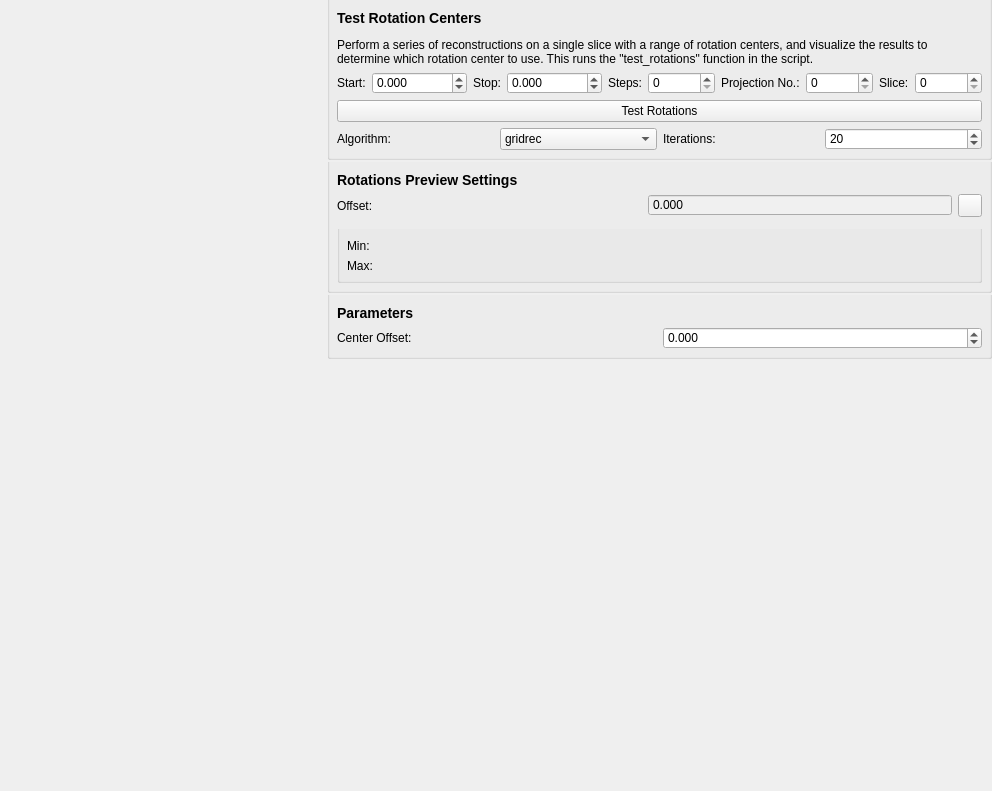
<?xml version="1.0" encoding="UTF-8"?>
<ui version="4.0">
 <class>ShiftRotationCenterWidget</class>
 <widget class="QWidget" name="ShiftRotationCenterWidget">
  <property name="geometry">
   <rect>
    <x>0</x>
    <y>0</y>
    <width>992</width>
    <height>791</height>
   </rect>
  </property>
  <property name="windowTitle">
   <string>Form</string>
  </property>
  <layout class="QVBoxLayout" name="verticalLayout">
   <property name="spacing">
    <number>2</number>
   </property>
   <property name="leftMargin">
    <number>0</number>
   </property>
   <property name="topMargin">
    <number>0</number>
   </property>
   <property name="rightMargin">
    <number>0</number>
   </property>
   <property name="bottomMargin">
    <number>0</number>
   </property>
   <item>
    <layout class="QHBoxLayout" name="mainHLayout">
     <item>
      <layout class="QVBoxLayout" name="leftLayout">
       <item>
        <widget class="tomviz::QVTKGLWidget" name="projectionView" native="true">
         <property name="sizePolicy">
          <sizepolicy hsizetype="Preferred" vsizetype="Preferred">
           <horstretch>1</horstretch>
           <verstretch>2</verstretch>
          </sizepolicy>
         </property>
         <property name="minimumSize">
          <size>
           <width>300</width>
           <height>300</height>
          </size>
         </property>
        </widget>
       </item>
       <item>
        <widget class="tomviz::QVTKGLWidget" name="sliceView" native="true">
         <property name="sizePolicy">
          <sizepolicy hsizetype="Preferred" vsizetype="Preferred">
           <horstretch>1</horstretch>
           <verstretch>1</verstretch>
          </sizepolicy>
         </property>
         <property name="minimumSize">
          <size>
           <width>300</width>
           <height>300</height>
          </size>
         </property>
        </widget>
       </item>
      </layout>
     </item>
     <item>
      <layout class="QVBoxLayout" name="verticalLayout_3">
       <property name="spacing">
        <number>2</number>
       </property>
       <property name="leftMargin">
        <number>0</number>
       </property>
       <item>
        <widget class="QGroupBox" name="testRotationCentersGroup">
         <property name="styleSheet">
          <string notr="true">QGroupBox{padding-top:20px; margin-top:-20px}</string>
         </property>
         <property name="title">
          <string/>
         </property>
         <layout class="QGridLayout" name="gridLayout_3">
          <item row="3" column="0">
           <widget class="QPushButton" name="testRotations">
            <property name="text">
             <string>Test Rotations</string>
            </property>
           </widget>
          </item>
          <item row="1" column="0">
           <widget class="QLabel" name="testRotationCentersLabel">
            <property name="minimumSize">
             <size>
              <width>450</width>
              <height>0</height>
             </size>
            </property>
            <property name="text">
             <string>&lt;html&gt;&lt;head/&gt;&lt;body&gt;&lt;h3 style=&quot; margin-top:14px; margin-bottom:12px; margin-left:0px; margin-right:0px; -qt-block-indent:0; text-indent:0px;&quot;&gt;&lt;span style=&quot; font-size:large; font-weight:600;&quot;&gt;Test Rotation Centers&lt;/span&gt;&lt;/h3&gt;&lt;p&gt;Perform a series of reconstructions on a single slice with a range of rotation centers, and visualize the results to determine which rotation center to use. This runs the &amp;quot;test_rotations&amp;quot; function in the script.&lt;/p&gt;&lt;/body&gt;&lt;/html&gt;</string>
            </property>
            <property name="wordWrap">
             <bool>true</bool>
            </property>
           </widget>
          </item>
          <item row="2" column="0">
           <layout class="QHBoxLayout" name="horizontalLayout">
            <item>
             <widget class="QLabel" name="startLabel">
              <property name="text">
               <string>Start:</string>
              </property>
              <property name="buddy">
               <cstring>start</cstring>
              </property>
             </widget>
            </item>
            <item>
             <widget class="QDoubleSpinBox" name="start">
              <property name="keyboardTracking">
               <bool>false</bool>
              </property>
              <property name="decimals">
               <number>3</number>
              </property>
              <property name="minimum">
               <double>-100000.000000000000000</double>
              </property>
              <property name="maximum">
               <double>100000.000000000000000</double>
              </property>
             </widget>
            </item>
            <item>
             <widget class="QLabel" name="stopLabel">
              <property name="text">
               <string>Stop:</string>
              </property>
              <property name="buddy">
               <cstring>stop</cstring>
              </property>
             </widget>
            </item>
            <item>
             <widget class="QDoubleSpinBox" name="stop">
              <property name="keyboardTracking">
               <bool>false</bool>
              </property>
              <property name="decimals">
               <number>3</number>
              </property>
              <property name="minimum">
               <double>-100000.000000000000000</double>
              </property>
              <property name="maximum">
               <double>100000.000000000000000</double>
              </property>
             </widget>
            </item>
            <item>
             <widget class="QLabel" name="stepLabel">
              <property name="text">
               <string>Steps:</string>
              </property>
              <property name="buddy">
               <cstring>steps</cstring>
              </property>
             </widget>
            </item>
            <item>
             <widget class="QSpinBox" name="steps">
              <property name="keyboardTracking">
               <bool>false</bool>
              </property>
              <property name="maximum">
               <number>100000</number>
              </property>
             </widget>
            </item>
            <item>
             <widget class="QLabel" name="projectionNoLabel">
              <property name="text">
               <string>Projection No.:</string>
              </property>
              <property name="buddy">
               <cstring>projectionNo</cstring>
              </property>
             </widget>
            </item>
            <item>
             <widget class="QSpinBox" name="projectionNo">
              <property name="keyboardTracking">
               <bool>false</bool>
              </property>
              <property name="maximum">
               <number>100000</number>
              </property>
             </widget>
            </item>
            <item>
             <widget class="QLabel" name="sliceLabel">
              <property name="text">
               <string>Slice:</string>
              </property>
              <property name="buddy">
               <cstring>slice</cstring>
              </property>
             </widget>
            </item>
            <item>
             <widget class="QSpinBox" name="slice">
              <property name="keyboardTracking">
               <bool>false</bool>
              </property>
              <property name="maximum">
               <number>100000</number>
              </property>
             </widget>
            </item>
           </layout>
          </item>
          <item row="4" column="0">
           <layout class="QHBoxLayout" name="algorithmLayout">
            <item>
             <widget class="QLabel" name="algorithmLabel">
              <property name="text">
               <string>Algorithm:</string>
              </property>
              <property name="buddy">
               <cstring>algorithm</cstring>
              </property>
             </widget>
            </item>
            <item>
             <widget class="QComboBox" name="algorithm">
              <item>
               <property name="text">
                <string>gridrec</string>
               </property>
              </item>
              <item>
               <property name="text">
                <string>mlem</string>
               </property>
              </item>
             </widget>
            </item>
            <item>
             <widget class="QLabel" name="numIterationsLabel">
              <property name="toolTip">
               <string>&lt;html&gt;&lt;head/&gt;&lt;body&gt;&lt;p&gt;Number of iterations to use for iterative algorithms like `mlem`. Default is 15 for speed. &lt;/p&gt;&lt;p&gt;&lt;br/&gt;&lt;/p&gt;&lt;p&gt;For greater accuracy, the suggested range is between 50 and 200 iterations.&lt;/p&gt;&lt;/body&gt;&lt;/html&gt;</string>
              </property>
              <property name="text">
               <string>Iterations:</string>
              </property>
              <property name="buddy">
               <cstring>numIterations</cstring>
              </property>
             </widget>
            </item>
            <item>
             <widget class="QSpinBox" name="numIterations">
              <property name="toolTip">
               <string>&lt;html&gt;&lt;head/&gt;&lt;body&gt;&lt;p&gt;Number of iterations to use for iterative algorithms like `mlem`. Default is 15 for speed. &lt;/p&gt;&lt;p&gt;&lt;br/&gt;&lt;/p&gt;&lt;p&gt;For greater accuracy, the suggested range is between 50 and 200 iterations.&lt;/p&gt;&lt;/body&gt;&lt;/html&gt;</string>
              </property>
              <property name="minimum">
               <number>1</number>
              </property>
              <property name="maximum">
               <number>1000</number>
              </property>
              <property name="value">
               <number>20</number>
              </property>
             </widget>
            </item>
           </layout>
          </item>
         </layout>
        </widget>
       </item>
       <item>
        <widget class="QGroupBox" name="testRotationsSettingsGroup">
         <property name="styleSheet">
          <string notr="true">QGroupBox{padding-top:15px; margin-top:-15px}</string>
         </property>
         <property name="title">
          <string/>
         </property>
         <layout class="QGridLayout" name="gridLayout_2">
          <item row="3" column="2">
           <widget class="QToolButton" name="colorPresetButton">
            <property name="toolTip">
             <string>Choose preset color map</string>
            </property>
            <property name="text">
             <string/>
            </property>
            <property name="icon">
             <iconset theme=":/pqWidgets/Icons/pqFavorites.svg">
              <normaloff>.</normaloff>.</iconset>
            </property>
           </widget>
          </item>
          <item row="3" column="1">
           <widget class="QDoubleSpinBox" name="currentRotation">
            <property name="enabled">
             <bool>true</bool>
            </property>
            <property name="styleSheet">
             <string notr="true">background-color: #F0F0F0</string>
            </property>
            <property name="alignment">
             <set>Qt::AlignLeading|Qt::AlignLeft|Qt::AlignVCenter</set>
            </property>
            <property name="readOnly">
             <bool>true</bool>
            </property>
            <property name="buttonSymbols">
             <enum>QAbstractSpinBox::NoButtons</enum>
            </property>
            <property name="decimals">
             <number>3</number>
            </property>
            <property name="minimum">
             <double>-1000000.000000000000000</double>
            </property>
            <property name="maximum">
             <double>1000000.000000000000000</double>
            </property>
           </widget>
          </item>
          <item row="6" column="0" colspan="3">
           <widget class="tomviz::IntSliderWidget" name="imageViewSlider" native="true"/>
          </item>
          <item row="7" column="0" colspan="3">
           <widget class="QGroupBox" name="previewRangesGroup">
            <property name="title">
             <string/>
            </property>
            <layout class="QGridLayout" name="gridLayout_5">
             <item row="1" column="1">
              <widget class="tomviz::DoubleSliderWidget" name="previewMin" native="true"/>
             </item>
             <item row="2" column="0">
              <widget class="QLabel" name="previewMaxLabel">
               <property name="text">
                <string>Max:</string>
               </property>
               <property name="buddy">
                <cstring>previewMax</cstring>
               </property>
              </widget>
             </item>
             <item row="2" column="1">
              <widget class="tomviz::DoubleSliderWidget" name="previewMax" native="true"/>
             </item>
             <item row="1" column="0">
              <widget class="QLabel" name="previewMinLabel">
               <property name="text">
                <string>Min:</string>
               </property>
               <property name="buddy">
                <cstring>previewMin</cstring>
               </property>
              </widget>
             </item>
            </layout>
           </widget>
          </item>
          <item row="3" column="0">
           <widget class="QLabel" name="currentRotationLabel">
            <property name="text">
             <string>Offset:</string>
            </property>
            <property name="buddy">
             <cstring>currentRotation</cstring>
            </property>
           </widget>
          </item>
          <item row="2" column="0" colspan="3">
           <widget class="QLabel" name="testRotationCentersLabel_2">
            <property name="minimumSize">
             <size>
              <width>450</width>
              <height>0</height>
             </size>
            </property>
            <property name="text">
             <string>&lt;html&gt;&lt;head/&gt;&lt;body&gt;&lt;h3 style=&quot; margin-top:4px; margin-bottom:4px; margin-left:0px; margin-right:0px; -qt-block-indent:0; text-indent:0px;&quot;&gt;&lt;span style=&quot; font-size:large; font-weight:600;&quot;&gt;Rotations Preview Settings&lt;/span&gt;&lt;/h3&gt;&lt;/body&gt;&lt;/html&gt;</string>
            </property>
            <property name="wordWrap">
             <bool>true</bool>
            </property>
           </widget>
          </item>
         </layout>
        </widget>
       </item>
       <item>
        <widget class="QGroupBox" name="parametersGroup">
         <property name="styleSheet">
          <string notr="true">QGroupBox{padding-top:15px; margin-top:-15px}</string>
         </property>
         <property name="title">
          <string/>
         </property>
         <layout class="QGridLayout" name="gridLayout_4">
          <item row="0" column="0" colspan="2">
           <widget class="QLabel" name="parametersLabel">
            <property name="minimumSize">
             <size>
              <width>450</width>
              <height>0</height>
             </size>
            </property>
            <property name="text">
             <string>&lt;html&gt;&lt;head/&gt;&lt;body&gt;&lt;h3 style=&quot; margin-top:4px; margin-bottom:4px; margin-left:0px; margin-right:0px; -qt-block-indent:0; text-indent:0px;&quot;&gt;&lt;span style=&quot; font-size:large; font-weight:600;&quot;&gt;Parameters&lt;/span&gt;&lt;/h3&gt;&lt;/body&gt;&lt;/html&gt;</string>
            </property>
            <property name="wordWrap">
             <bool>true</bool>
            </property>
           </widget>
          </item>
          <item row="1" column="0">
           <widget class="QLabel" name="rotationCenterLabel">
            <property name="text">
             <string>Center Offset:</string>
            </property>
            <property name="buddy">
             <cstring>rotationCenter</cstring>
            </property>
           </widget>
          </item>
          <item row="1" column="1">
           <widget class="tomviz::DoubleSpinBox" name="rotationCenter">
            <property name="keyboardTracking">
             <bool>false</bool>
            </property>
            <property name="decimals">
             <number>3</number>
            </property>
            <property name="minimum">
             <double>-100000.000000000000000</double>
            </property>
            <property name="maximum">
             <double>100000.000000000000000</double>
            </property>
            <property name="singleStep">
             <double>0.500000000000000</double>
            </property>
           </widget>
          </item>
         </layout>
        </widget>
       </item>
       <item>
        <spacer name="verticalSpacer_2">
         <property name="orientation">
          <enum>Qt::Vertical</enum>
         </property>
         <property name="sizeHint" stdset="0">
          <size>
           <width>20</width>
           <height>40</height>
          </size>
         </property>
        </spacer>
       </item>
      </layout>
     </item>
    </layout>
   </item>
  </layout>
 </widget>
 <customwidgets>
  <customwidget>
   <class>tomviz::QVTKGLWidget</class>
   <extends>QWidget</extends>
   <header>QVTKGLWidget.h</header>
   <container>1</container>
  </customwidget>
  <customwidget>
   <class>tomviz::DoubleSpinBox</class>
   <extends>QDoubleSpinBox</extends>
   <header>DoubleSpinBox.h</header>
  </customwidget>
  <customwidget>
   <class>tomviz::IntSliderWidget</class>
   <extends>QWidget</extends>
   <header>IntSliderWidget.h</header>
   <container>1</container>
  </customwidget>
  <customwidget>
   <class>tomviz::DoubleSliderWidget</class>
   <extends>QWidget</extends>
   <header>DoubleSliderWidget.h</header>
   <container>1</container>
  </customwidget>
 </customwidgets>
 <tabstops>
  <tabstop>start</tabstop>
  <tabstop>stop</tabstop>
  <tabstop>steps</tabstop>
  <tabstop>projectionNo</tabstop>
  <tabstop>slice</tabstop>
  <tabstop>algorithm</tabstop>
  <tabstop>numIterations</tabstop>
  <tabstop>testRotations</tabstop>
  <tabstop>currentRotation</tabstop>
  <tabstop>rotationCenter</tabstop>
  <tabstop>colorPresetButton</tabstop>
 </tabstops>
 <resources/>
 <connections/>
</ui>
